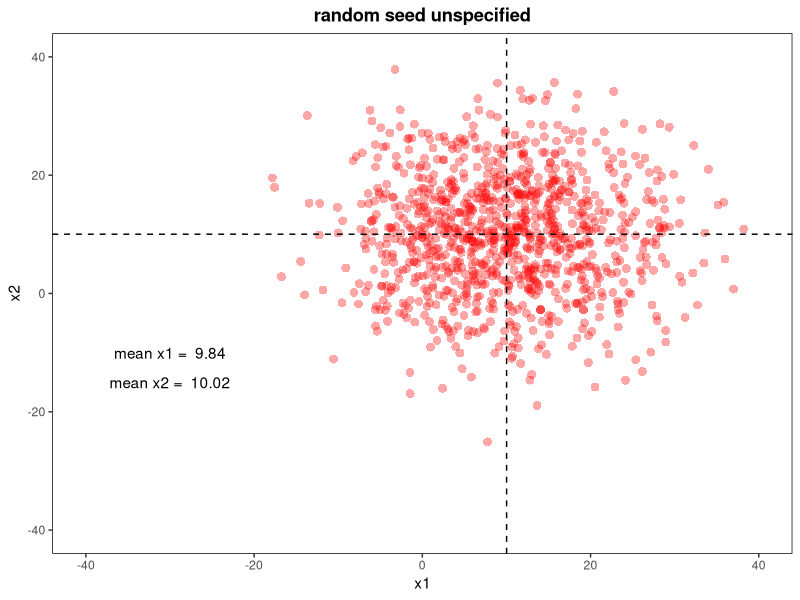
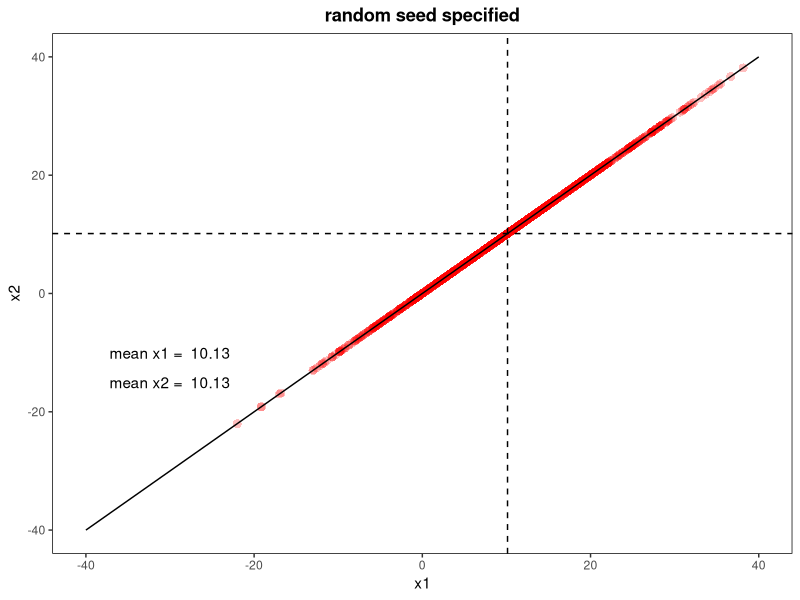
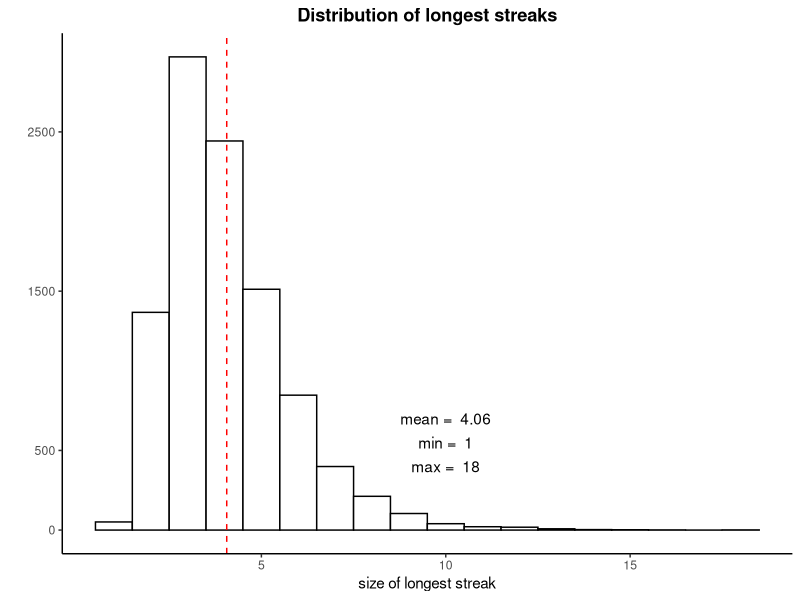
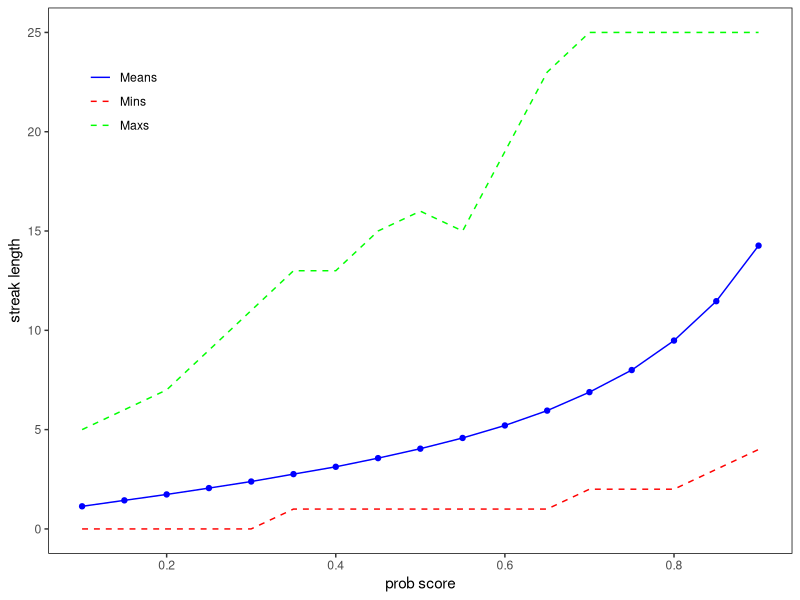

Here is the R script that generated these plots, in order:
## ---- chunk 1
library("ggplot2")
x1 <- rnorm(1000, mean=10, sd=10)
x2 <- rnorm(1000, mean=10, sd=10)
mean1 <- round(mean(x1), digits=2)
mean2 <- round(mean(x2), digits=2)

print(mean1)
print(mean2)

df <- data.frame(xone = x1, xtwo = x2)
ggplot(df, aes(x=xone, y=xtwo)) + geom_point(size=3, color="red", alpha=0.35, stroke=0) + 
  xlab("x1") + ylab("x2") + xlim(-40, 40) + ylim(-40, 40) + 
  theme(panel.border = element_rect(size=0.5, fill=NA), panel.background = element_rect(fill="white"), plot.title = element_text(hjust=0.5, color="black", face="bold")) + 
  ggtitle("random seed unspecified") + geom_hline(yintercept=mean2, linetype="dashed") + 
  geom_vline(xintercept=mean2, linetype="dashed") + 
  annotate("text", x = -30, y = -10, label = paste("mean x1 = ", toString(mean1), sep=" ")) +
  annotate("text", x = -30, y = -15, label = paste("mean x2 = ", toString(mean2), sep=" "))

## ---- chunk 2
library("ggplot2")
set.seed(2021)
x1 <- rnorm(1000, mean=10, sd=10)
set.seed(2021)
x2 <- rnorm(1000, mean=10, sd=10)
mean1 <- round(mean(x1), digits=2)
mean2 <- round(mean(x2), digits=2)

print(mean1)
print(mean2)

df <- data.frame(x = x1, y = x2)
df2 <- data.frame(x = -40:40, y=-40:40)

ggplot(df, aes(x, y)) + geom_point(size=3, color="red", alpha=0.25, stroke=0) + 
  xlab("x1") + ylab("x2") + xlim(-40, 40) + ylim(-40, 40) + 
  theme(panel.border = element_rect(size=0.5, fill=NA), panel.background = element_rect(fill="white"), plot.title = element_text(hjust=0.5, color="black", face="bold")) + 
  ggtitle("random seed specified") + geom_hline(yintercept=mean2, linetype="dashed") + 
  geom_vline(xintercept=mean2, linetype="dashed") + 
  annotate("text", x = -30, y = -10, label = paste("mean x1 = ", toString(mean1), sep=" ")) + 
  annotate("text", x = -30, y = -15, label = paste("mean x2 = ", toString(mean2), sep=" ")) + 
  geom_line(data = df2, color="black")
## ---- chunk 3
library("ggplot2")
set.seed(2021)

simulate_player <- function(prob){
  vals = integer(25)
  for (i in 1:length(vals)){
    a <- runif(1)
    if (a <= prob){
      vals[i] <- 1
    }  
  }
  vals
}

count_sequence <- function(vec){
  counter <- 1 #keeps track of index
  max_run <- 0 #holds value of longest run
  while (TRUE){
    if (counter > length(vec)){
      break
    }
    if (identical(vec[counter], 1)) {
      run_counter <- 1 #start a running tally for this sequence of 1's
      while (TRUE) {
        counter <- counter + 1 #jump to next index
        if (identical(vec[counter], 0) | (counter > length(vec))){
          ## we've reached the end of the run
          max_run <- max(max_run, run_counter)
          break
        } else {
          ## the run is not over
          run_counter <- run_counter + 1
        }
      }
      
    } else {
      ## this is not the beginning of a run
      ## jump to next index, return to top of while loop
      counter <- counter + 1
      ## check if we need to break the big while loop bc we've reached the last index value 
      if (counter > length(vec)) {
        break
      }
    }
  }
  max_run
}

## ---- chunk 4
library("ggplot2")
sim_at_prob <- function(prob, players){
  data = integer(players)
  for (i in 1:players){
    values = simulate_player(prob)
    streak = count_sequence(values)
    data[i] <- streak
  }
  data
}

dat <- sim_at_prob(prob=0.5, players=10000)

mean <- round(mean(dat), digits=2)
df <- data.frame(x = dat)

ggplot(data=df, aes(x)) + geom_histogram(binwidth=1, color = "black", fill = "white") + 
  xlab("size of longest streak") + ylab(" ") + 
  theme( panel.background = element_rect(fill="white"), plot.title = element_text(hjust=0.5, color="black", face="bold"), axis.line = element_line(size = 0.5, linetype = "solid", colour = "black")) + 
  ggtitle("Distribution of longest streaks") + 
  geom_vline(xintercept=mean, linetype="dashed", color="red") + 
  annotate("text", x = 10, y = 700, label = paste("mean = ", toString(mean), sep=" ")) + 
  annotate("text", x = 10, y = 550, label = paste("min = ", toString(min(dat)), sep=" ")) + 
  annotate("text", x = 10, y = 400, label = paste("max = ", toString(max(dat)), sep=" ")) + 
  scale_x_continuous(breaks=c(5,10,15)) + scale_y_continuous(breaks=c(0,500,1500,2500)) 


## ---- chunk 5
library("ggplot2")
probs <- seq(0.1, 0.9, 0.05)
print(probs)
l = length(probs)
means <- double(l)
mins <- integer(l)
maxs <- integer(l)

for (i in 1:length(probs)){
  dat <- sim_at_prob(prob=probs[i], players=10000)
  means[i] <- mean(dat)
  mins[i] <- min(dat)
  maxs[i] <- max(dat)
}

df <- data.frame(p = probs, m1 = means, m2 = mins, m3 = maxs)

ggplot(data=df, aes(x=p)) + geom_point(aes(y = m1), color = "blue") + xlim(0, 1) + 
  geom_line(aes(y = m1, colour = "Means", linetype="Means")) + 
  geom_line(aes(y = m2, colour = "Mins", linetype = "Mins")) + 
  geom_line(aes(y = m3, colour = "Maxs", linetype = "Maxs")) + 
  scale_colour_manual(name=" ", breaks = c("Means", "Mins", "Maxs"), values = c("Means"= "blue", "Mins"="red", "Maxs"="green")) +
  xlab("prob score") + ylab("streak length") + 
  theme(legend.position = c(.1,.85), panel.border = element_rect(size=0.5, fill=NA), panel.background = element_rect(fill="white"), legend.key = element_rect(fill="white")) + 
  labs(linetype = " ", color = " ") + scale_x_continuous(breaks=c(0, 0,.2, 0.4, 0.6, 0.8, 1.0)) + 
  scale_linetype_manual( breaks = c("Means", "Mins", "Maxs"), values = c("Means"="solid", "Mins"="dashed", "Maxs"="dashed"))

